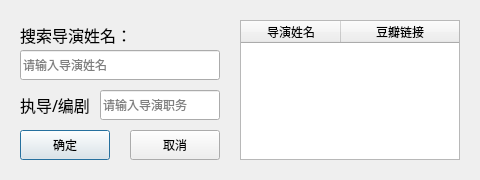
<?xml version="1.0" encoding="UTF-8"?>
<ui version="4.0">
 <class>FilmDirectorDialog</class>
 <widget class="QDialog" name="FilmDirectorDialog">
  <property name="geometry">
   <rect>
    <x>0</x>
    <y>0</y>
    <width>480</width>
    <height>180</height>
   </rect>
  </property>
  <property name="windowTitle">
   <string>选择电影导演</string>
  </property>
  <widget class="QLabel" name="SearchLabel">
   <property name="geometry">
    <rect>
     <x>20</x>
     <y>20</y>
     <width>120</width>
     <height>30</height>
    </rect>
   </property>
   <property name="font">
    <font>
     <family>等线</family>
     <pointsize>12</pointsize>
    </font>
   </property>
   <property name="text">
    <string>搜索导演姓名：</string>
   </property>
  </widget>
  <widget class="QPushButton" name="OKButton">
   <property name="geometry">
    <rect>
     <x>20</x>
     <y>130</y>
     <width>90</width>
     <height>30</height>
    </rect>
   </property>
   <property name="text">
    <string>确定</string>
   </property>
   <property name="default">
    <bool>true</bool>
   </property>
  </widget>
  <widget class="QPushButton" name="CancelButton">
   <property name="geometry">
    <rect>
     <x>130</x>
     <y>130</y>
     <width>90</width>
     <height>30</height>
    </rect>
   </property>
   <property name="text">
    <string>取消</string>
   </property>
  </widget>
  <widget class="QLineEdit" name="SearchText">
   <property name="geometry">
    <rect>
     <x>20</x>
     <y>50</y>
     <width>200</width>
     <height>30</height>
    </rect>
   </property>
   <property name="placeholderText">
    <string>请输入导演姓名</string>
   </property>
  </widget>
  <widget class="QTableWidget" name="SearchResult">
   <property name="geometry">
    <rect>
     <x>240</x>
     <y>20</y>
     <width>220</width>
     <height>140</height>
    </rect>
   </property>
   <property name="editTriggers">
    <set>QAbstractItemView::NoEditTriggers</set>
   </property>
   <property name="selectionMode">
    <enum>QAbstractItemView::SingleSelection</enum>
   </property>
   <property name="selectionBehavior">
    <enum>QAbstractItemView::SelectRows</enum>
   </property>
   <attribute name="horizontalHeaderStretchLastSection">
    <bool>true</bool>
   </attribute>
   <attribute name="verticalHeaderVisible">
    <bool>false</bool>
   </attribute>
   <column>
    <property name="text">
     <string>导演姓名</string>
    </property>
   </column>
   <column>
    <property name="text">
     <string>豆瓣链接</string>
    </property>
   </column>
  </widget>
  <widget class="QLabel" name="RoleLabel">
   <property name="geometry">
    <rect>
     <x>20</x>
     <y>90</y>
     <width>80</width>
     <height>30</height>
    </rect>
   </property>
   <property name="font">
    <font>
     <family>等线</family>
     <pointsize>12</pointsize>
    </font>
   </property>
   <property name="text">
    <string>执导/编剧</string>
   </property>
  </widget>
  <widget class="QLineEdit" name="Role">
   <property name="geometry">
    <rect>
     <x>100</x>
     <y>90</y>
     <width>120</width>
     <height>30</height>
    </rect>
   </property>
   <property name="placeholderText">
    <string>请输入导演职务</string>
   </property>
  </widget>
 </widget>
 <tabstops>
  <tabstop>SearchText</tabstop>
  <tabstop>SearchResult</tabstop>
  <tabstop>Role</tabstop>
  <tabstop>OKButton</tabstop>
  <tabstop>CancelButton</tabstop>
 </tabstops>
 <resources/>
 <connections>
  <connection>
   <sender>CancelButton</sender>
   <signal>clicked()</signal>
   <receiver>FilmDirectorDialog</receiver>
   <slot>reject()</slot>
   <hints>
    <hint type="sourcelabel">
     <x>156</x>
     <y>139</y>
    </hint>
    <hint type="destinationlabel">
     <x>446</x>
     <y>159</y>
    </hint>
   </hints>
  </connection>
  <connection>
   <sender>OKButton</sender>
   <signal>clicked()</signal>
   <receiver>FilmDirectorDialog</receiver>
   <slot>tryAccept()</slot>
   <hints>
    <hint type="sourcelabel">
     <x>20</x>
     <y>139</y>
    </hint>
    <hint type="destinationlabel">
     <x>199</x>
     <y>159</y>
    </hint>
   </hints>
  </connection>
  <connection>
   <sender>SearchText</sender>
   <signal>textChanged(QString)</signal>
   <receiver>FilmDirectorDialog</receiver>
   <slot>refresh()</slot>
   <hints>
    <hint type="sourcelabel">
     <x>141</x>
     <y>69</y>
    </hint>
    <hint type="destinationlabel">
     <x>226</x>
     <y>15</y>
    </hint>
   </hints>
  </connection>
  <connection>
   <sender>SearchResult</sender>
   <signal>cellClicked(int,int)</signal>
   <receiver>FilmDirectorDialog</receiver>
   <slot>openLink(int,int)</slot>
   <hints>
    <hint type="sourcelabel">
     <x>414</x>
     <y>101</y>
    </hint>
    <hint type="destinationlabel">
     <x>470</x>
     <y>87</y>
    </hint>
   </hints>
  </connection>
 </connections>
 <slots>
  <slot>tryAccept()</slot>
  <slot>refresh()</slot>
  <slot>openLink(int,int)</slot>
 </slots>
</ui>
